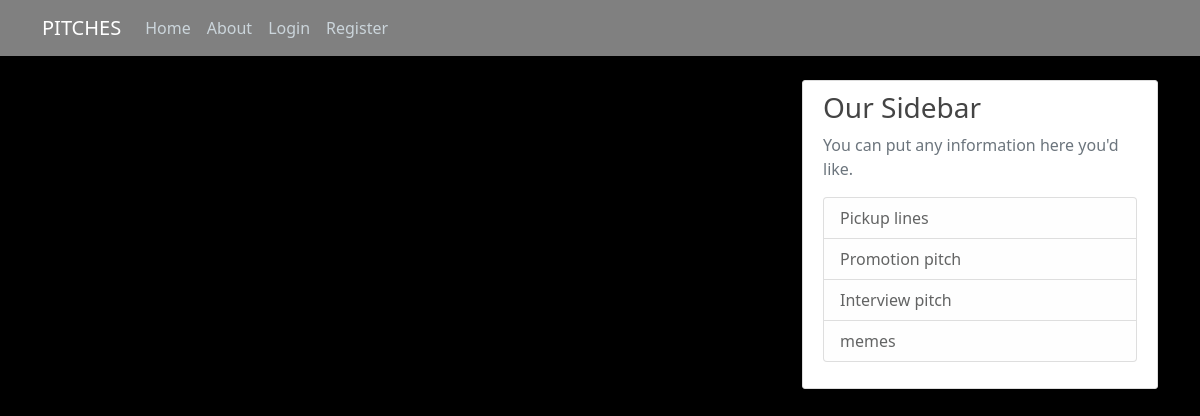
The app's page /home, older data.
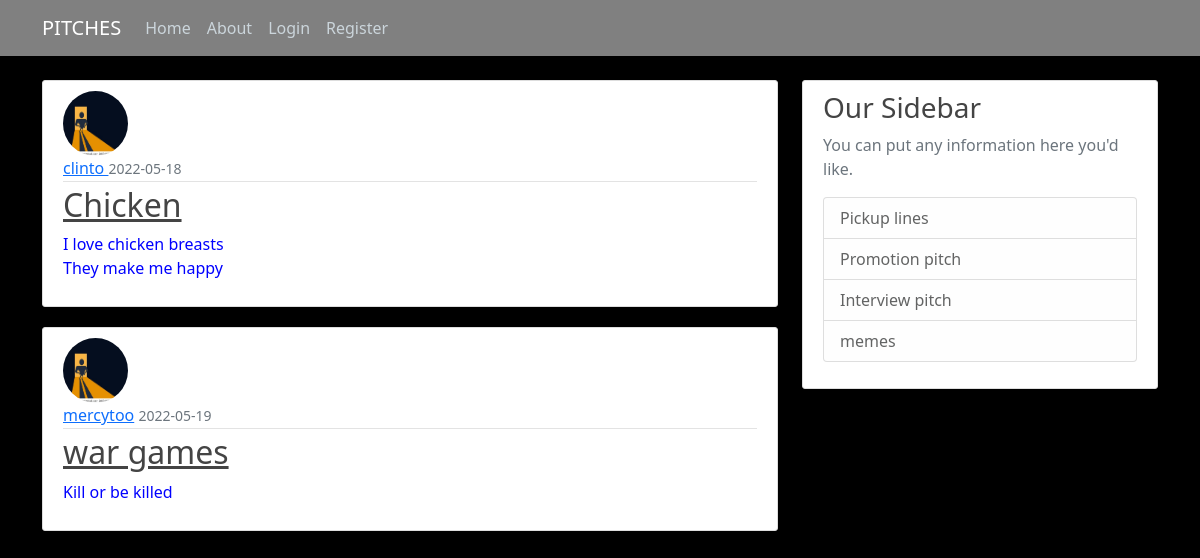
The same page, newer data.
### pitches/models.py (models this page shows, shortened)
class Post(db.Model):
    id = db.Column(db.Integer, primary_key=True)
    title = db.Column(db.String(100), nullable=False)
    date_posted = db.Column(db.DateTime, nullable=False, default=datetime.utcnow)
    content = db.Column(db.Text, nullable=False)
    user_id = db.Column(db.Integer, db.ForeignKey('user.id'), nullable=False)

class User(db.Model, UserMixin):
    id = db.Column(db.Integer, primary_key=True)
    username = db.Column(db.String(20), unique=True, nullable=False)
    email = db.Column(db.String(120), unique=True, nullable=False)
    image_file = db.Column(db.String(20), nullable=False, default='kc.jpg')
    password = db.Column(db.String(60), nullable=False)
    posts = db.relationship('Post', backref='author', lazy=True)

### pitches/routes.py (the view)
@app.route("/")
@app.route("/home")
def home():
    posts = Post.query.all()
    return render_template('home.html', posts=posts)

### pitches/templates/home.html
{% extends "wallart.html"%}
{% block content%}
    {%for post in posts%}
    <article class="media content-section">
        <img class="rounded-circle article-img" src="{{url_for('static' ,filename='images/kc.jpg')}}">
        <div class="media-body">
          <div class="article-metadata">
            <a class="mr-2" href="#">{{ post.author.username }}</a>
            <small class="text-muted">{{ post.date_posted.strftime('%Y-%m-%d') }}</small>
          </div>
          <h2><a class="article-title" href="{{url_for('post',post_id=post.id)}}">{{ post.title }}</a></h2>
          <p class="article-content">{{ post.content }}</p>
        </div>
      </article>
    {%endfor%}
{% endblock%}

### pitches/templates/wallart.html (shortened to what this page needs)
<!DOCTYPE html>
<html lang="en">
<head>
<link href="https://cdn.jsdelivr.net/npm/bootstrap@5.1.3/dist/css/bootstrap.min.css" rel="stylesheet">
<link rel="stylesheet" type="text/css" href="{{url_for('static', filename='styles.css')}}">
</head>
<body>
    <header class="site-header">
        <nav class="navbar navbar-expand-md navbar-dark bg-steel fixed-top">
          <div class="container">
            <a class="navbar-brand mr-4" href="/">PITCHES</a>
            <div class="collapse navbar-collapse" id="navbarToggle">
              <div class="navbar-nav mr-auto">
                <a class="nav-item nav-link" href="{{url_for('home')}}">Home</a>
                <a class="nav-item nav-link" href="{{url_for('about')}}">About</a>
              </div>
              <div class="navbar-nav">
                  {% if current_user.is_authenticated %}
                    <a class="nav-item nav-link" href="{{ url_for('new_post') }}">New Post</a>
                    <a class="nav-item nav-link" href="{{ url_for('account') }}">Account</a>
                    <a class="nav-item nav-link" href="{{ url_for('logout') }}">Logout</a>
                  {% else %}
                    <a class="nav-item nav-link" href="{{ url_for('login') }}">Login</a>
                    <a class="nav-item nav-link" href="{{ url_for('register') }}">Register</a>
                  {% endif %}
              </div>
            </div>
          </div>
        </nav>
      </header>
    <main role="main" class="container">
      <div class="row">
        <div class="col-md-8">
          {% block content %} {% endblock %}
        </div>
        <div class="col-md-4">
          <div class="content-section">
            <h3>Our Sidebar</h3>
            <p class='text-muted'>You can put any information here you'd like.
              <ul class="list-group">
                <li class="list-group-item list-group-item-light">Pickup lines</li>
                <li class="list-group-item list-group-item-light">Promotion pitch</li>
                <li class="list-group-item list-group-item-light">Interview pitch</li>
                <li class="list-group-item list-group-item-light">memes</li>
              </ul>
            </p>
          </div>
        </div>
      </div>
    </main>
</body>
</html>

### pitches/static/styles.css (style rules this page uses)
body { background: black; color: blue; margin-top: 5rem; }
h1, h2, h3, h4, h5, h6 { color: #444444; }
.bg-steel { background-color: grey; }
.site-header .navbar-nav .nav-link { color: #cbd5db; }
.content-section { background: #ffffff; padding: 10px 20px; border: 1px solid #dddddd; border-radius: 3px; margin-bottom: 20px; }
.article-title { color: #444444; }
.article-content { white-space: pre-line; }
.article-img { height: 65px; width: 65px; margin-right: 16px; }
.article-metadata { padding-bottom: 1px; margin-bottom: 4px; border-bottom: 1px solid #e3e3e3 }

Row changes from the older to the newer data that the page shows:
added Post: author.username "clinto", date_posted "2022-05-18", title "Chicken", content "I love chicken breasts They make me happy"
added Post: author.username "mercytoo", date_posted "2022-05-19", title "war games", content "Kill or be killed"
